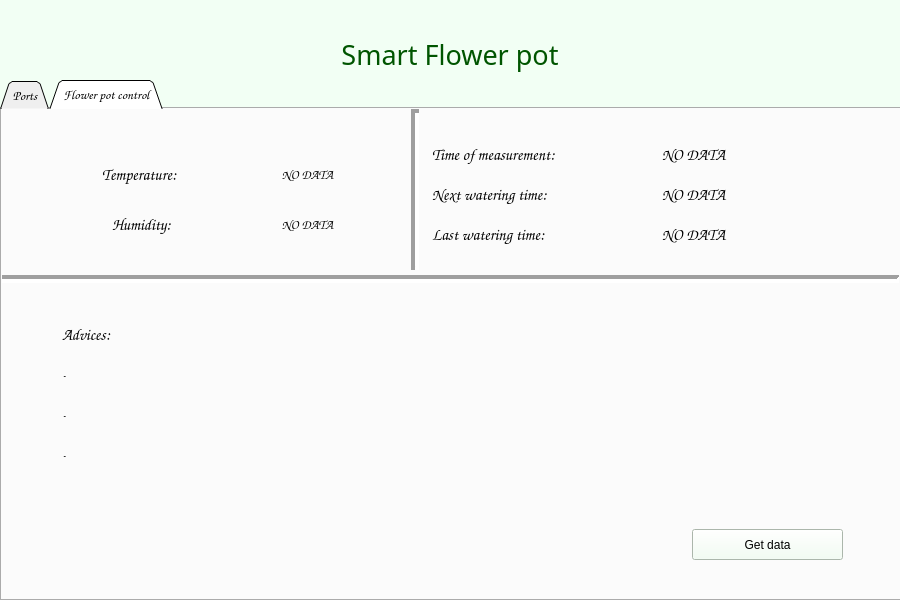
<?xml version="1.0" encoding="UTF-8"?>
<ui version="4.0">
 <class>Project</class>
 <widget class="QMainWindow" name="Project">
  <property name="geometry">
   <rect>
    <x>0</x>
    <y>0</y>
    <width>900</width>
    <height>600</height>
   </rect>
  </property>
  <property name="windowTitle">
   <string>Project</string>
  </property>
  <widget class="QWidget" name="centralwidget">
   <widget class="QLabel" name="main_label">
    <property name="geometry">
     <rect>
      <x>0</x>
      <y>-1</y>
      <width>900</width>
      <height>111</height>
     </rect>
    </property>
    <property name="font">
     <font>
      <family>Berlin Sans FB</family>
      <pointsize>20</pointsize>
     </font>
    </property>
    <property name="styleSheet">
     <string notr="true">color: rgb(0, 85, 0);
background-color: rgb(242, 255, 244);</string>
    </property>
    <property name="text">
     <string>Smart Flower pot</string>
    </property>
    <property name="alignment">
     <set>Qt::AlignCenter</set>
    </property>
   </widget>
   <widget class="QTabWidget" name="main_tabs">
    <property name="geometry">
     <rect>
      <x>0</x>
      <y>80</y>
      <width>901</width>
      <height>521</height>
     </rect>
    </property>
    <property name="font">
     <font>
      <family>Comic Sans MS</family>
      <pointsize>10</pointsize>
     </font>
    </property>
    <property name="cursor">
     <cursorShape>ArrowCursor</cursorShape>
    </property>
    <property name="tabPosition">
     <enum>QTabWidget::North</enum>
    </property>
    <property name="tabShape">
     <enum>QTabWidget::Triangular</enum>
    </property>
    <property name="currentIndex">
     <number>1</number>
    </property>
    <property name="iconSize">
     <size>
      <width>20</width>
      <height>20</height>
     </size>
    </property>
    <property name="elideMode">
     <enum>Qt::ElideLeft</enum>
    </property>
    <property name="tabsClosable">
     <bool>false</bool>
    </property>
    <widget class="QWidget" name="tab">
     <attribute name="title">
      <string>Ports</string>
     </attribute>
     <widget class="QComboBox" name="portcomboBox">
      <property name="geometry">
       <rect>
        <x>240</x>
        <y>40</y>
        <width>141</width>
        <height>31</height>
       </rect>
      </property>
      <property name="cursor">
       <cursorShape>PointingHandCursor</cursorShape>
      </property>
     </widget>
     <widget class="QLabel" name="label">
      <property name="geometry">
       <rect>
        <x>90</x>
        <y>40</y>
        <width>151</width>
        <height>31</height>
       </rect>
      </property>
      <property name="font">
       <font>
        <pointsize>12</pointsize>
       </font>
      </property>
      <property name="text">
       <string>Select port:</string>
      </property>
     </widget>
     <widget class="QLabel" name="label_3">
      <property name="geometry">
       <rect>
        <x>80</x>
        <y>100</y>
        <width>151</width>
        <height>31</height>
       </rect>
      </property>
      <property name="font">
       <font>
        <pointsize>12</pointsize>
       </font>
      </property>
      <property name="text">
       <string>Select speed:</string>
      </property>
     </widget>
     <widget class="QComboBox" name="speedcomboBox">
      <property name="geometry">
       <rect>
        <x>240</x>
        <y>100</y>
        <width>141</width>
        <height>31</height>
       </rect>
      </property>
      <property name="cursor">
       <cursorShape>PointingHandCursor</cursorShape>
      </property>
     </widget>
    </widget>
    <widget class="QWidget" name="tab_2">
     <attribute name="title">
      <string>Flower pot control</string>
     </attribute>
     <widget class="QLabel" name="temperatureLabel">
      <property name="geometry">
       <rect>
        <x>100</x>
        <y>50</y>
        <width>151</width>
        <height>31</height>
       </rect>
      </property>
      <property name="font">
       <font>
        <pointsize>12</pointsize>
       </font>
      </property>
      <property name="text">
       <string>Temperature:</string>
      </property>
     </widget>
     <widget class="QLabel" name="dispTemperature">
      <property name="geometry">
       <rect>
        <x>240</x>
        <y>50</y>
        <width>131</width>
        <height>31</height>
       </rect>
      </property>
      <property name="text">
       <string>NO DATA</string>
      </property>
      <property name="alignment">
       <set>Qt::AlignCenter</set>
      </property>
     </widget>
     <widget class="QLabel" name="humidityLabel">
      <property name="geometry">
       <rect>
        <x>110</x>
        <y>100</y>
        <width>151</width>
        <height>31</height>
       </rect>
      </property>
      <property name="font">
       <font>
        <pointsize>12</pointsize>
       </font>
      </property>
      <property name="text">
       <string>Humidity:</string>
      </property>
     </widget>
     <widget class="QLabel" name="dispHumidity">
      <property name="geometry">
       <rect>
        <x>240</x>
        <y>100</y>
        <width>131</width>
        <height>31</height>
       </rect>
      </property>
      <property name="text">
       <string>NO DATA</string>
      </property>
      <property name="alignment">
       <set>Qt::AlignCenter</set>
      </property>
     </widget>
     <widget class="QPushButton" name="refreshButton">
      <property name="geometry">
       <rect>
        <x>690</x>
        <y>420</y>
        <width>151</width>
        <height>31</height>
       </rect>
      </property>
      <property name="cursor">
       <cursorShape>PointingHandCursor</cursorShape>
      </property>
      <property name="styleSheet">
       <string notr="true">background-color: rgb(239, 255, 240);</string>
      </property>
      <property name="text">
       <string>Get data</string>
      </property>
     </widget>
     <widget class="QLabel" name="advice1">
      <property name="geometry">
       <rect>
        <x>60</x>
        <y>250</y>
        <width>811</width>
        <height>31</height>
       </rect>
      </property>
      <property name="text">
       <string>-</string>
      </property>
     </widget>
     <widget class="QLabel" name="advice2">
      <property name="geometry">
       <rect>
        <x>60</x>
        <y>290</y>
        <width>811</width>
        <height>31</height>
       </rect>
      </property>
      <property name="text">
       <string>-</string>
      </property>
     </widget>
     <widget class="QLabel" name="adviceLabel">
      <property name="geometry">
       <rect>
        <x>60</x>
        <y>210</y>
        <width>201</width>
        <height>31</height>
       </rect>
      </property>
      <property name="font">
       <font>
        <pointsize>12</pointsize>
       </font>
      </property>
      <property name="text">
       <string>Advices:</string>
      </property>
     </widget>
     <widget class="QLabel" name="advice3">
      <property name="geometry">
       <rect>
        <x>60</x>
        <y>330</y>
        <width>811</width>
        <height>31</height>
       </rect>
      </property>
      <property name="text">
       <string>-</string>
      </property>
     </widget>
     <widget class="QLabel" name="nextWatering">
      <property name="geometry">
       <rect>
        <x>430</x>
        <y>70</y>
        <width>201</width>
        <height>31</height>
       </rect>
      </property>
      <property name="font">
       <font>
        <pointsize>12</pointsize>
       </font>
      </property>
      <property name="text">
       <string>Next watering time:</string>
      </property>
     </widget>
     <widget class="QLabel" name="nextWateringTime">
      <property name="geometry">
       <rect>
        <x>660</x>
        <y>70</y>
        <width>141</width>
        <height>31</height>
       </rect>
      </property>
      <property name="font">
       <font>
        <pointsize>12</pointsize>
       </font>
      </property>
      <property name="text">
       <string>NO DATA</string>
      </property>
     </widget>
     <widget class="Line" name="line">
      <property name="geometry">
       <rect>
        <x>403</x>
        <y>0</y>
        <width>20</width>
        <height>161</height>
       </rect>
      </property>
      <property name="font">
       <font>
        <pointsize>10</pointsize>
       </font>
      </property>
      <property name="frameShadow">
       <enum>QFrame::Sunken</enum>
      </property>
      <property name="lineWidth">
       <number>4</number>
      </property>
      <property name="orientation">
       <enum>Qt::Vertical</enum>
      </property>
     </widget>
     <widget class="Line" name="line_2">
      <property name="geometry">
       <rect>
        <x>-3</x>
        <y>160</y>
        <width>901</width>
        <height>20</height>
       </rect>
      </property>
      <property name="lineWidth">
       <number>4</number>
      </property>
      <property name="orientation">
       <enum>Qt::Horizontal</enum>
      </property>
     </widget>
     <widget class="QLabel" name="timeMeasurementLabel">
      <property name="geometry">
       <rect>
        <x>430</x>
        <y>30</y>
        <width>211</width>
        <height>31</height>
       </rect>
      </property>
      <property name="font">
       <font>
        <pointsize>12</pointsize>
       </font>
      </property>
      <property name="text">
       <string>Time of measurement:</string>
      </property>
     </widget>
     <widget class="QLabel" name="timeOfMeasurement">
      <property name="geometry">
       <rect>
        <x>660</x>
        <y>30</y>
        <width>221</width>
        <height>31</height>
       </rect>
      </property>
      <property name="font">
       <font>
        <pointsize>12</pointsize>
       </font>
      </property>
      <property name="text">
       <string>NO DATA</string>
      </property>
     </widget>
     <widget class="QLabel" name="lastWateringLabel">
      <property name="geometry">
       <rect>
        <x>430</x>
        <y>110</y>
        <width>201</width>
        <height>31</height>
       </rect>
      </property>
      <property name="font">
       <font>
        <pointsize>12</pointsize>
       </font>
      </property>
      <property name="text">
       <string>Last watering time:</string>
      </property>
     </widget>
     <widget class="QLabel" name="lastWateringTime">
      <property name="geometry">
       <rect>
        <x>660</x>
        <y>110</y>
        <width>141</width>
        <height>31</height>
       </rect>
      </property>
      <property name="font">
       <font>
        <pointsize>12</pointsize>
       </font>
      </property>
      <property name="text">
       <string>NO DATA</string>
      </property>
     </widget>
    </widget>
   </widget>
  </widget>
 </widget>
 <resources/>
 <connections/>
</ui>
